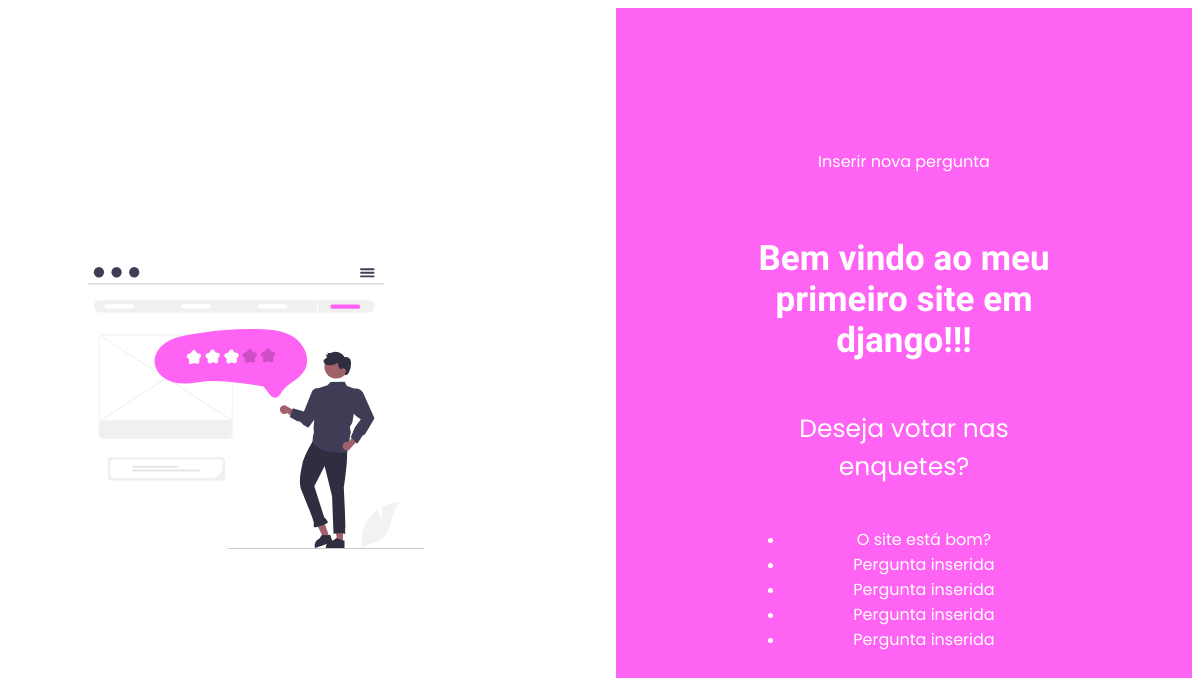
Before: /polls/ with the older database file.
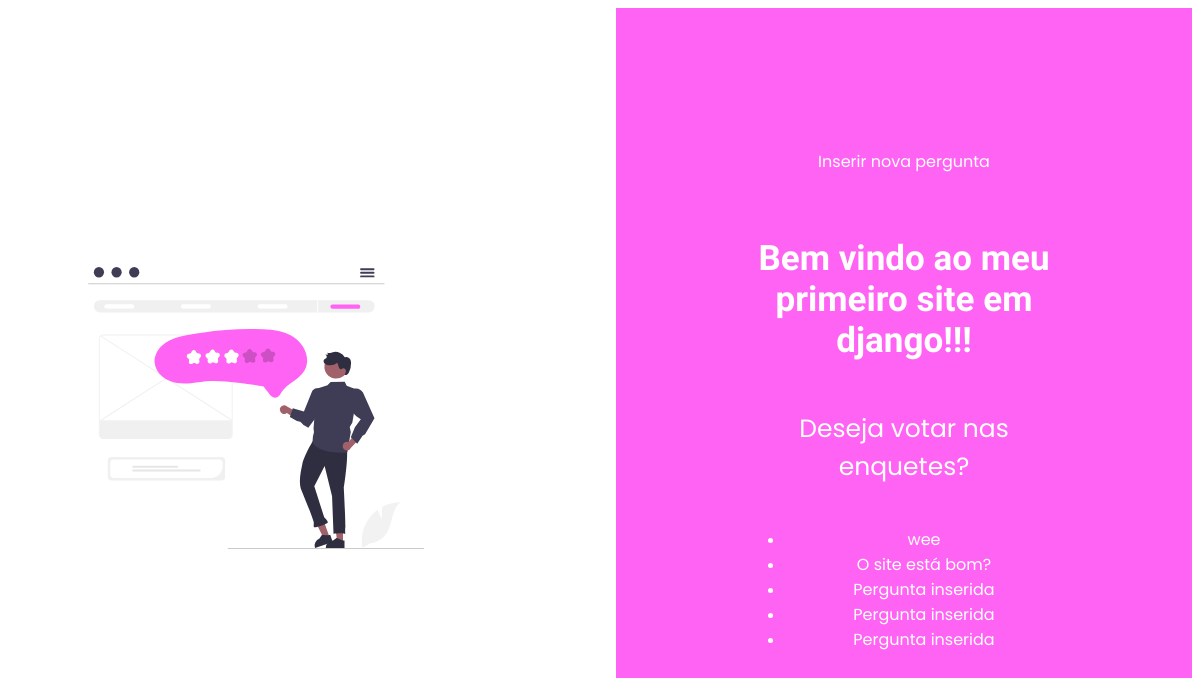
After: the same page with the newer database file.
### polls/models.py (models this page shows, shortened)
class Question(models.Model):
    question_text = models.CharField(max_length=200)
    pub_date = models.DateTimeField('date_published')

### polls/views.py (the view)
# urls.py: path('', views.index, name='index'),
def index(request):
    latest_question_list = Question.objects.order_by('-pub_date')[:5]
    context = {'latest_question_list': latest_question_list}
    return render(request,'polls/index.html', context)

### template/polls/index.html (shortened to what this page needs)
{% load static %}
<!DOCTYPE html>
<html lang="en">
<head>
    <link rel="stylesheet" type="text/css" href="{% static '/css/index.css' %}" />
</head>
<div class="index">
    <aside>
        <img src="{%static '/img/voto.svg' %}" alt='pessoa votando' class="img"/>
    </aside>
    <main>
        <div class="main-content">
            <a href="{% url 'polls:insert' %}" class="button-insert">Inserir nova pergunta</a>
        <h1>Bem vindo ao meu primeiro site em django!!!</h1>
        <p class="vote">Deseja votar nas enquetes?</p>
        {% if latest_question_list %}
            <ul>
                {% for question in latest_question_list %}
                    <li><a href="{% url 'polls:vote' question.id %}">{{ question.question_text}}</a></li>
                {% endfor %}
            </ul>
        {% else %}
            <p>No polls are available.</p>
        {% endif %}
        </div>
        </main>
</div>
</html>

Changed rows visible on the page:
no longer on this page (row unchanged): Question: question_text "Pergunta inserida"
added Question: question_text "wee"
